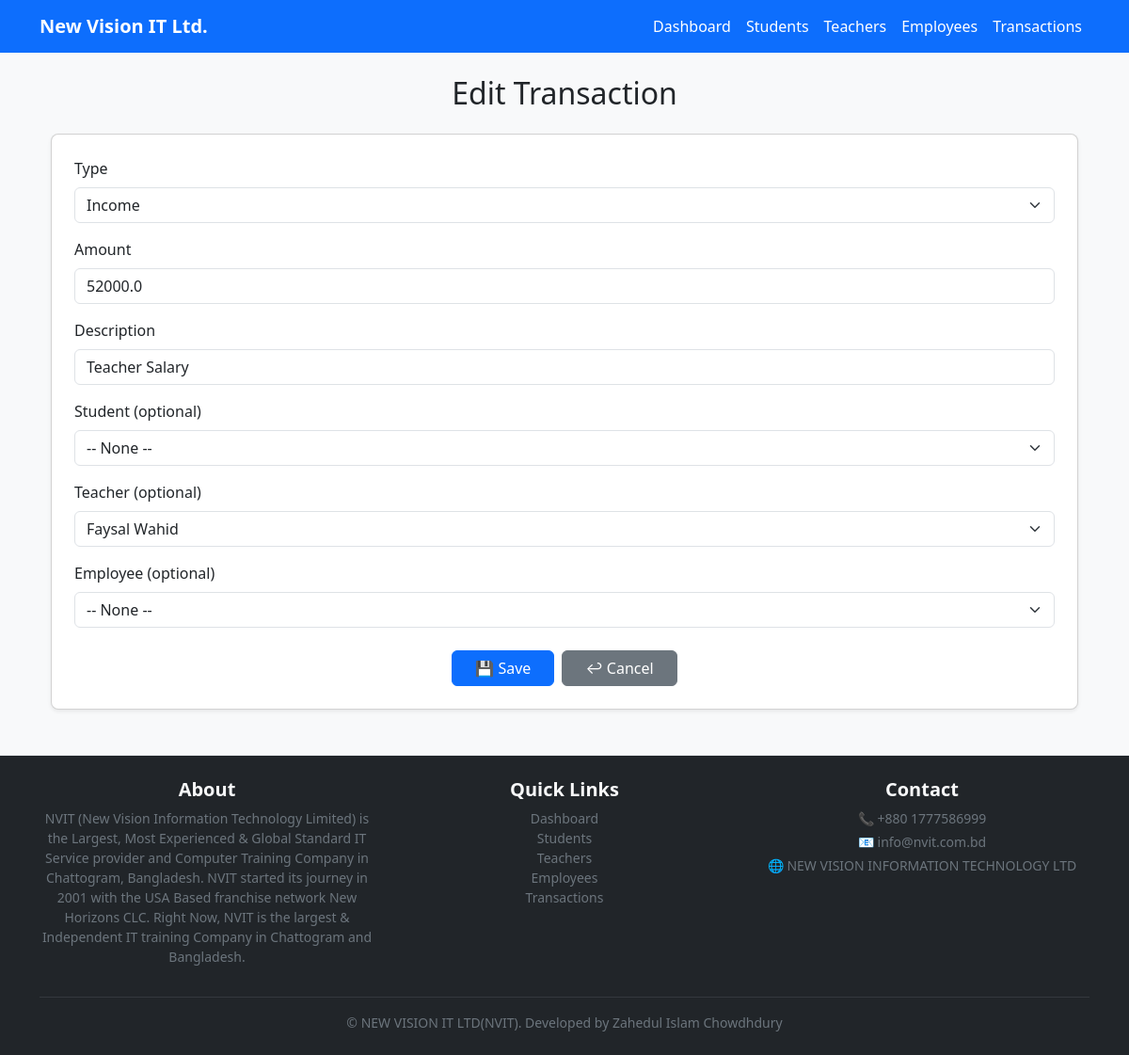
Page /edit/transaction/4 on the earlier database version.
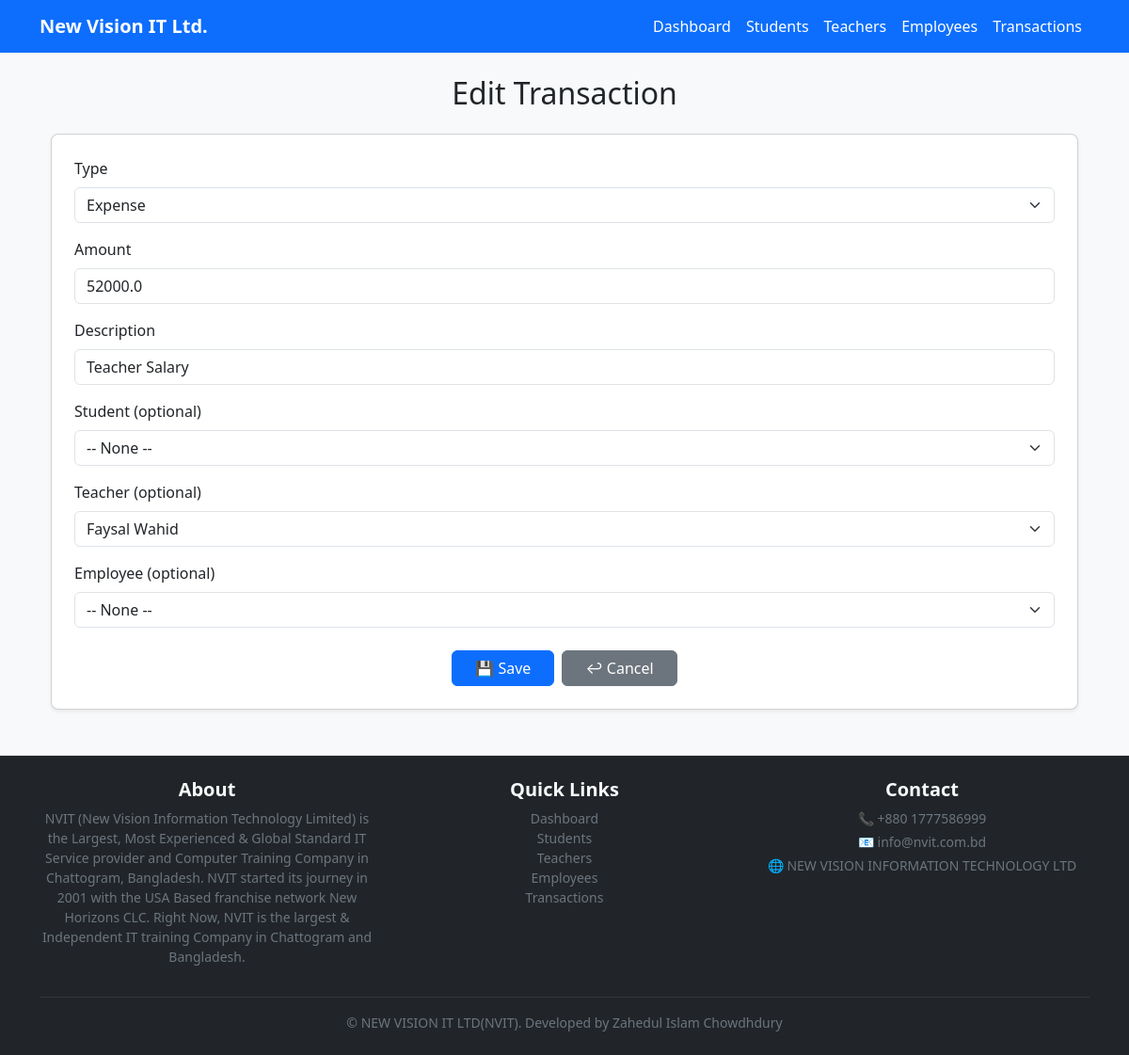
Same page on the later database version.
### myvenv/models.py (models this page shows)
class Transaction(db.Model):
    id = db.Column(db.Integer, primary_key=True)        # Transaction ID
    type = db.Column(db.String(50))                     # Income/Expense
    amount = db.Column(db.Float)                        # Amount
    date = db.Column(db.Date, default=datetime.utcnow)  # Date
    description = db.Column(db.String(200))             # Description
    student_id = db.Column(db.Integer, db.ForeignKey('student.id'), nullable=True)
    teacher_id = db.Column(db.Integer, db.ForeignKey('teacher.id'), nullable=True)
    employee_id = db.Column(db.Integer, db.ForeignKey('employee.id'), nullable=True)

class Teacher(db.Model):
    id = db.Column(db.Integer, primary_key=True)        # Teacher ID
    name = db.Column(db.String(100))                    # Name
    subject = db.Column(db.String(100))                 # Subject
    salary = db.Column(db.Float)                        # Salary
    transactions = db.relationship('Transaction', backref='teacher', lazy=True)  # Linked transactions

### myvenv/app.py (the view, shortened to what this page needs)
@app.route('/edit/<kind>/<int:id>', methods=['GET', 'POST'])
def edit(kind, id):
    obj = None
    if kind == 'student':
        obj = Student.query.get_or_404(id)
    elif kind == 'teacher':
        obj = Teacher.query.get_or_404(id)
    elif kind == 'employee':
        obj = Employee.query.get_or_404(id)
    elif kind == 'transaction':
        obj = Transaction.query.get_or_404(id)
    else:
        flash('Unknown kind', 'danger')                         # Invalid kind
        return redirect(url_for('dashboard'))
    students = Student.query.all()
    teachers = Teacher.query.all()
    employees = Employee.query.all()
    return render_template(
        'form.html',
        title=f'Edit {kind.title()}',
        kind=kind,
        obj=obj,
        students=students,
        teachers=teachers,
        employees=employees
    )

### myvenv/templates/form.html (shortened to what this page needs)
{% extends "base.html" %}
{% block content %}
<div class="container mt-4">
  <h2 class="mb-4 text-center">{{ title }}</h2>
  <div class="card shadow-sm p-4">
    <form method="POST">
      {% if kind == 'student' %}
        <div class="mb-3">
          <label class="form-label">Name</label>
          <input type="text" name="name" class="form-control" required value="{{ obj.name if obj else '' }}">
        </div>
        <div class="mb-3">
          <label class="form-label">Course</label>
          <input type="text" name="course" class="form-control" value="{{ obj.course if obj else '' }}">
        </div>
        <div class="mb-3">
          <label class="form-label">Monthly Fee</label>
          <input type="number" step="0.01" name="monthly_fee" class="form-control" value="{{ obj.monthly_fee if obj else '' }}">
        </div>
      {% elif kind == 'transaction' %}
        <div class="mb-3">
          <label class="form-label">Type</label>
          <select name="type" class="form-select">
            <option value="income" {% if obj and obj.type == 'income' %}selected{% endif %}>Income</option>
            <option value="expense" {% if obj and obj.type == 'expense' %}selected{% endif %}>Expense</option>
          </select>
        </div>
        <div class="mb-3">
          <label class="form-label">Amount</label>
          <input type="number" step="0.01" name="amount" class="form-control"
                 value="{{ obj.amount if obj and obj.amount is not none else '' }}">
        </div>
        <div class="mb-3">
          <label class="form-label">Description</label>
          <input type="text" name="description" class="form-control"
                 value="{{ obj.description if obj else '' }}">
        </div>
        <div class="mb-3">
          <label class="form-label">Student (optional)</label>
          <select name="student_id" class="form-select">
            <option value="">-- None --</option>
          </select>
        </div>
        <div class="mb-3">
          <label class="form-label">Teacher (optional)</label>
          <select name="teacher_id" class="form-select">
            {% for t in teachers %}
              <option value="{{ t.id }}"
                {% if obj and obj.teacher_id is not none and (obj.teacher_id|int == t.id|int) %}selected{% endif %}>
                {{ t.name }}
              </option>
            {% endfor %}
          </select>
        </div>
        <div class="mb-3">
          <label class="form-label">Employee (optional)</label>
          <select name="employee_id" class="form-select">
            <option value="">-- None --</option>
          </select>
        </div>
      {% endif %}
      <div class="d-flex justify-content-center gap-2 mt-4">
        <button class="btn btn-primary px-4" type="submit">💾 Save</button>
        <a class="btn btn-secondary px-4" href="{{ url_for('dashboard') }}">↩ Cancel</a>
      </div>
    </form>
  </div>
</div>
{% endblock %}

Differences in the rows shown:
changed Transaction "Teacher Salary": type "Income" → "Expense"
